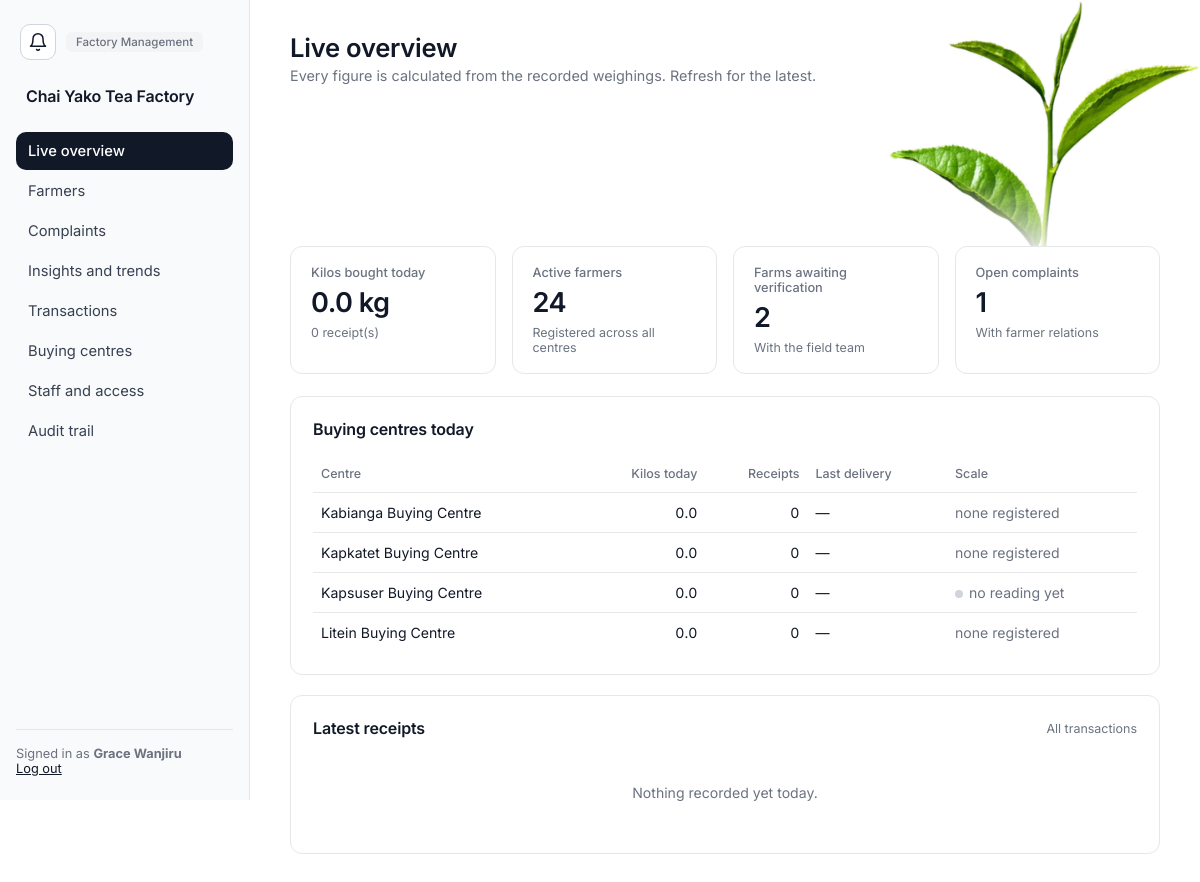
/management/ (signed in), run on the app's committed database.
### app/models.py (models this page shows, shortened)
class Department(db.Model):
    __tablename__ = "departments"
    id = db.Column(db.Integer, primary_key=True)
    name = db.Column(db.String(100), unique=True, nullable=False)
    description = db.Column(db.String(255))
    status = db.Column(db.String(20), nullable=False, default="ACTIVE")
    created_at = db.Column(db.DateTime, nullable=False, default=utcnow)
    updated_at = db.Column(db.DateTime, nullable=False, default=utcnow, onupdate=utcnow)
    employees = db.relationship("Employee", back_populates="department")

class Employee(db.Model):
    __tablename__ = "employees"
    id = db.Column(db.Integer, primary_key=True)
    employee_number = db.Column(db.String(30), unique=True, nullable=False)
    first_name = db.Column(db.String(80), nullable=False)
    last_name = db.Column(db.String(80), nullable=False)
    phone = db.Column(db.String(30))
    email = db.Column(db.String(120))
    department_id = db.Column(db.Integer, db.ForeignKey("departments.id"), nullable=False, index=True)
    status = db.Column(db.String(20), nullable=False, default="ACTIVE")
    created_at = db.Column(db.DateTime, nullable=False, default=utcnow)
    updated_at = db.Column(db.DateTime, nullable=False, default=utcnow, onupdate=utcnow)
    department = db.relationship("Department", back_populates="employees")
    roles = db.relationship("Role", secondary=employee_roles, back_populates="employees")
    user = db.relationship("User", back_populates="employee", uselist=False)
    @property
    def full_name(self):
        return f"{self.first_name} {self.last_name}"

class BuyingCentre(db.Model):
    __tablename__ = "buying_centres"
    id = db.Column(db.Integer, primary_key=True)
    code = db.Column(db.String(10), unique=True, nullable=False)
    name = db.Column(db.String(120), nullable=False)
    location = db.Column(db.String(200))
    status = db.Column(db.String(20), nullable=False, default="ACTIVE")
    established_at = db.Column(db.Date)
    created_at = db.Column(db.DateTime, nullable=False, default=utcnow)
    updated_at = db.Column(db.DateTime, nullable=False, default=utcnow, onupdate=utcnow)
    farmers = db.relationship("Farmer", back_populates="buying_centre")
    scales = db.relationship("WeighingScale", back_populates="buying_centre")

### app/management.py (the view)
@management_bp.route("/")
@permission_required("GENERATE_REPORTS")
def dashboard():
    today = today_utc()
    stats = today_by_centre()
    rows = []
    for centre in active_centres():
        s = stats.get(centre.id, {})
        seen = [sc.last_seen_at for sc in centre.scales if sc.status == "ACTIVE" and sc.last_seen_at]
        rows.append({"centre": centre, "kilos": s.get("kilos", 0.0), "count": s.get("count", 0),
                     "last": s.get("last"), "scale_seen": max(seen) if seen else None,
                     "has_scale": any(sc.status == "ACTIVE" for sc in centre.scales)})
    day_start = datetime.combine(today, time.min)
    recent = (TeaTransaction.query
              .filter(TeaTransaction.transaction_time >= day_start)
              .order_by(TeaTransaction.transaction_time.desc()).limit(15).all())
    return render_template(
        "management/dashboard.html", rows=rows, recent=recent,
        today_total=sum(r["kilos"] for r in rows), today_count=sum(r["count"] for r in rows),
        farmer_count=Farmer.query.filter_by(status="ACTIVE").count(),
        pending_verifications=FarmVerification.query.filter_by(status="PENDING").count(),
        open_complaints=Complaint.query.filter_by(status="open").count(),
    )

### app/analytics.py (called while the page is built)
def _bounds(start, end):
    return datetime.combine(start, time.min), datetime.combine(end + timedelta(days=1), time.min)

def _valid_between(query, start, end, centre_id=None):
    lo, hi = _bounds(start, end)
    query = query.filter(
        TeaTransaction.status == "VALID",
        TeaTransaction.transaction_time >= lo,
        TeaTransaction.transaction_time < hi,
    )
    if centre_id:
        query = query.filter(TeaTransaction.buying_centre_id == centre_id)
    return query

def active_centres():
    return BuyingCentre.query.filter_by(status="ACTIVE").order_by(BuyingCentre.name).all()

def today_by_centre():
    today = today_utc()
    rows = (
        _valid_between(
            db.session.query(
                TeaTransaction.buying_centre_id,
                db.func.sum(TeaTransaction.weight_kg),
                db.func.count(TeaTransaction.id),
                db.func.max(TeaTransaction.transaction_time)),
            today, today)
        .group_by(TeaTransaction.buying_centre_id)
        .all()
    )
    return {row[0]: {"kilos": float(row[1] or 0), "count": row[2], "last": row[3]} for row in rows}

### app/models.py (called while the page is built)
    @property
    def is_active(self):
        return self.status == "ACTIVE" and self.employee.status == "ACTIVE"

    @property
    def full_name(self):
        return self.employee.full_name

    @property
    def department(self):
        return self.employee.department

### app/navigation.py (called while the page is built)
def home_endpoint(user):
    for permission, endpoint in _HOME:
        if has_permission(user, permission):
            return endpoint
    return "notices.board"          # an account with no working role still gets somewhere

def nav_items(user):
    allowed = [(endpoint, label) for endpoint, label, rule in _NAV
               if rule(lambda name: has_permission(user, name))]
    home = home_endpoint(user)
    allowed.sort(key=lambda item: item[0] != home)      # stable: only the home item moves up
    return allowed

def home_url(user):
    return url_for(home_endpoint(user))

### app/permissions.py (called while the page is built)
def role_permission_names(user):
    cache = g.setdefault("_role_permissions", {})
    if user.id not in cache:
        cache[user.id] = {
            permission.name
            for role in user.employee.roles if role.status == "ACTIVE"
            for permission in role.permissions
        }
    return cache[user.id]

def has_permission(user, name):
    return permission_source(user, name) is not None

### app/timeutil.py (called while the page is built)
def utcnow():
    return datetime.now(timezone.utc).replace(tzinfo=None)

def today_utc():
    return utcnow().date()

### app/templates/management/dashboard.html (shortened to what this page needs)
{% extends "layout/base.html" %}
{% block content %}
<div class="topbar">
  <div class="greeting">
    <h1>Live overview</h1>
    <p>Every figure is calculated from the recorded weighings. Refresh for the latest.</p>
  </div>
</div>
<div class="stats-grid">
  <div class="stat-card stat-1">
    <div class="label">Kilos bought today</div>
    <div class="value">{{ today_total|kg }}</div>
    <div class="sub">{{ today_count }} receipt(s)</div>
  </div>
  <div class="stat-card stat-2">
    <div class="label">Active farmers</div>
    <div class="value">{{ farmer_count }}</div>
    <div class="sub">Registered across all centres</div>
  </div>
  <div class="stat-card stat-4">
    <div class="label">Farms awaiting verification</div>
    <div class="value">{{ pending_verifications }}</div>
    <div class="sub">With the field team</div>
  </div>
  <div class="stat-card stat-3">
    <div class="label">Open complaints</div>
    <div class="value">{{ open_complaints }}</div>
    <div class="sub">With farmer relations</div>
  </div>
</div>
<div class="card mb">
  <div class="card-header"><h3>Buying centres today</h3></div>
  <div class="table-scroll">
  <table>
    <thead><tr><th>Centre</th><th class="num">Kilos today</th><th class="num">Receipts</th><th>Last delivery</th><th>Scale</th></tr></thead>
    <tbody>
      {% for r in rows %}
      <tr>
        <td>{{ r.centre.name }}</td>
        <td class="num">{{ "%.1f"|format(r.kilos) }}</td>
        <td class="num">{{ r.count }}</td>
        <td>{{ r.last|eat('%H:%M') if r.last else '—' }}</td>
        <td>
          {% if not r.has_scale %}<span class="muted">none registered</span>
          {% elif r.scale_seen %}<span class="live-dot on"></span>last reading {{ r.scale_seen|eat('%d %b %H:%M') }}
          {% else %}<span class="live-dot off"></span><span class="muted">no reading yet</span>{% endif %}
        </td>
      </tr>
      {% endfor %}
    </tbody>
  </table>
  </div>
</div>
<div class="card">
  <div class="card-header"><h3>Latest receipts</h3>{% if can('VIEW_TRANSACTION') %}<a class="hint" href="{{ url_for('management.transactions') }}">All transactions</a>{% endif %}</div>
  {% if recent %}
  <div class="table-scroll">
  <table>
    <thead><tr><th>Time</th><th>Transaction</th><th>Centre</th><th>Farm</th><th>Farmer</th><th class="num">Kilos</th><th>Clerk</th></tr></thead>
    <tbody>
      {% for t in recent %}
      <tr>
        <td>{{ t.transaction_time|eat('%H:%M') }}</td>
        <td>{{ t.transaction_number }}</td>
        <td>{{ t.buying_centre.name }}</td>
        <td>{{ t.farm.farm_number }}</td>
        <td>{{ t.farmer.full_name }}</td>
        <td class="num">{{ "%.1f"|format(t.weight_kg) }}{% if t.status == 'VOIDED' %} <span class="tag tag-void">voided</span>{% elif t.source == 'MANUAL' %} <span class="tag tag-dept">manual</span>{% endif %}</td>
        <td>{{ t.clerk.full_name }}</td>
      </tr>
      {% endfor %}
    </tbody>
  </table>
  </div>
  {% else %}
  <p class="empty-state">Nothing recorded yet today.</p>
  {% endif %}
</div>
{% endblock %}

### app/templates/layout/base.html (shortened to what this page needs)
<!DOCTYPE html>
<html lang="en">
<head>
<link rel="stylesheet" href="{{ url_for('static', filename='css/style.css') }}">
</head>
<body>
<div class="app-shell">
  <img class="leaf-corner" src="{{ url_for('static', filename='img/tea-leaf.png') }}" alt="" aria-hidden="true">
  <aside class="sidebar factory" id="sidebar">
    <div class="sidebar-top">
      <a href="{{ url_for('notices.board') }}" class="bell {% if request.endpoint and request.endpoint.startswith('notices.') %}active{% endif %}" aria-label="Notices" title="Notices"><svg viewBox="0 0 24 24" fill="none" stroke="currentColor" stroke-width="1.8" stroke-linecap="round" stroke-linejoin="round" aria-hidden="true"><path d="M18 8A6 6 0 0 0 6 8c0 7-3 9-3 9h18s-3-2-3-9"/><path d="M13.7 21a2 2 0 0 1-3.4 0"/></svg></a>
      <span class="role-badge">{{ current_user.department.name }}</span>
    </div>
    <div class="brand">{{ factory_name }}</div>
    <nav class="sidebar-links">
      {% for endpoint, label in nav_items %}
        <a href="{{ url_for(endpoint) }}" class="nav-link {% if request.endpoint and request.endpoint.startswith(endpoint) %}active{% endif %}">{{ label }}</a>
      {% endfor %}
    </nav>
    <div class="sidebar-footer">
      Signed in as <strong>{{ current_user.full_name }}</strong><br>
      <a href="{{ url_for('auth.logout') }}">Log out</a>
    </div>
  </aside>
  <main class="main-area">
    {% block content %}{% endblock %}
  </main>
</div>
</body>
</html>

### app/static/css/style.css (style rules this page uses)
:root { --ink: #111827; --ink-2: #374151; --muted: #6b7280; --line: #e5e7eb; --line-strong: #d1d5db; --soft: #f9fafb; --hover: #f3f4f6; --danger: #b91c1c; --radius: 10px; --card-radius: 12px; --focus-ring: 0 0 0 3px rgba(17, 24, 39, 0.08); --leaf-w: clamp(260px, 26vw, 400px); }
* { box-sizing: border-box; }
body { margin: 0; font-family: Inter, system-ui, -apple-system, "Segoe UI", Roboto, sans-serif; background: #fff; color: var(--ink); min-height: 100vh; -webkit-font-smoothing: antialiased; }
a { text-decoration: none; color: inherit; }
h1, h2, h3, h4 { margin: 0; font-weight: 600; letter-spacing: -0.01em; }
p { margin: 0; }
.app-shell { display: grid; grid-template-columns: 250px 1fr; min-height: 100vh; position: relative; }
.leaf-corner { position: absolute; top: 0; right: 0; z-index: 0; width: var(--leaf-w); height: auto; pointer-events: none; user-select: none; -webkit-mask-image: linear-gradient(to bottom, #000 50%, transparent 74%); mask-image: linear-gradient(to bottom, #000 50%, transparent 74%); }
.sidebar { background: var(--soft); border-right: 1px solid var(--line); color: var(--ink-2); padding: 24px 16px; display: flex; flex-direction: column; gap: 6px; position: sticky; top: 0; height: 100vh; overflow-y: auto; }
.sidebar-links { display: flex; flex-direction: column; gap: 2px; overflow-y: auto; flex: 1; min-height: 0; }
.brand { padding: 4px 10px 20px; font-size: 1rem; font-weight: 600; color: var(--ink); letter-spacing: -0.01em; }
.nav-link { display: block; padding: 10px 12px; border-radius: var(--radius); color: var(--ink-2); font-size: 0.92rem; transition: background .15s, color .15s; }
.nav-link.active { background: var(--ink); color: #fff; font-weight: 500; }
.sidebar-top { display: flex; align-items: center; gap: 10px; padding: 0 0 16px 4px; }
.role-badge { display: inline-block; font-size: 0.72rem; font-weight: 500; color: var(--muted); padding: 3px 10px; border-radius: 6px; background: var(--hover); }
.bell { display: inline-flex; align-items: center; justify-content: center; flex: none; width: 36px; height: 36px; border-radius: var(--radius); border: 1px solid var(--line-strong); background: #fff; color: var(--ink); transition: background .15s, color .15s; }
.bell svg { width: 20px; height: 20px; }
.sidebar-footer { margin-top: auto; padding-top: 16px; border-top: 1px solid var(--line); font-size: 0.8rem; color: var(--muted); }
.sidebar-footer a { color: var(--ink); text-decoration: underline; }
.main-area { padding: 32px 40px 64px; max-width: 1400px; position: relative; z-index: 1; }
.topbar { display: flex; justify-content: space-between; align-items: flex-start; flex-wrap: wrap; gap: 16px; margin-bottom: 28px; min-height: calc(var(--leaf-w) * 0.7 - 32px); padding-right: calc(var(--leaf-w) - 40px); }
.topbar .greeting h1 { font-size: 1.6rem; color: var(--ink); }
.topbar .greeting p { color: var(--muted); margin-top: 4px; font-size: 0.9rem; }
.card { background: #fff; border: 1px solid var(--line); border-radius: var(--card-radius); padding: 22px; }
.stats-grid { display: grid; grid-template-columns: repeat(auto-fit, minmax(200px, 1fr)); gap: 16px; margin-bottom: 22px; }
.stat-card { background: #fff; border: 1px solid var(--line); border-radius: var(--card-radius); padding: 18px 20px; }
.stat-card .label { font-size: 0.8rem; color: var(--muted); font-weight: 500; }
.stat-card .value { font-size: 1.7rem; font-weight: 600; margin-top: 6px; letter-spacing: -0.02em; }
.stat-card .sub { font-size: 0.78rem; color: var(--muted); margin-top: 6px; }
.card-header { display: flex; justify-content: space-between; align-items: center; margin-bottom: 16px; }
.card-header h3 { font-size: 1rem; color: var(--ink); }
.card-header .hint { font-size: 0.78rem; color: var(--muted); }
table { width: 100%; border-collapse: collapse; font-size: 0.88rem; }
th, td { text-align: left; padding: 11px 8px; border-bottom: 1px solid var(--line); }
th { color: var(--muted); font-weight: 500; font-size: 0.78rem; }
tr:last-child td { border-bottom: none; }
.empty-state { text-align: center; padding: 30px 10px; color: var(--muted); font-size: 0.88rem; }
.muted { color: var(--muted); }
td.num, th.num { text-align: right; font-variant-numeric: tabular-nums; }
.table-scroll { overflow-x: auto; }
.mb { margin-bottom: 20px; }
.live-dot { width: 8px; height: 8px; border-radius: 50%; display: inline-block; margin-right: 6px; }
.live-dot.off { background: var(--line-strong); }

### data on the page
Department: department.name "Factory Management"
Employee: full_name "Grace Wanjiru"
BuyingCentre: centre.name "Kabianga Buying Centre"
BuyingCentre: centre.name "Kapkatet Buying Centre"
BuyingCentre: centre.name "Kapsuser Buying Centre"
BuyingCentre: centre.name "Litein Buying Centre"

### other printed values
{{ factory_name }} "Chai Yako Tea Factory"
{{ label }} "Live overview" "Farmers" "Complaints" "Insights and trends" "Transactions" "Buying centres" "Staff and access" "Audit trail"
{{ today_total|kg }} "0.0 kg"
{{ today_count }} "0"
{{ farmer_count }} "24"
{{ pending_verifications }} "2"
{{ open_complaints }} "1"
{{ "%.1f"|format(r.kilos) }} "0.0" "0.0" "0.0" "0.0"
{{ r.count }} "0" "0" "0" "0"
{{ r.last|eat('%H:%M') if r.last else '—' }} "—" "—" "—" "—"
